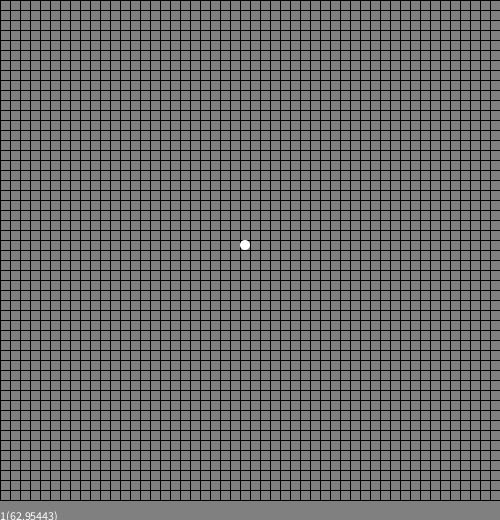
Frame 1 (no input)
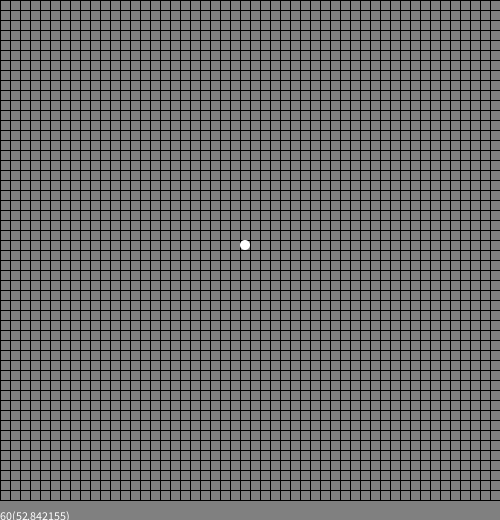
Frame 60 (the mouse pressed at the canvas centre just before this capture)
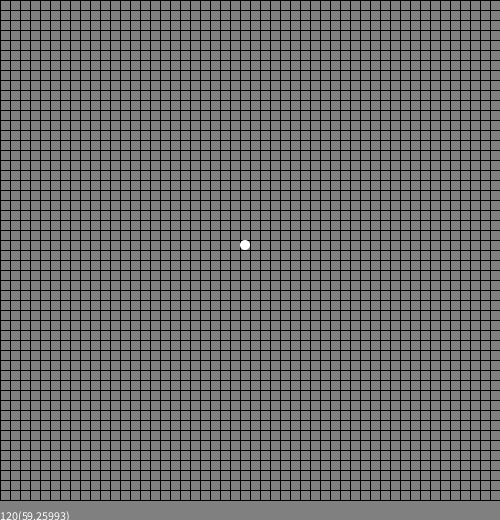
Frame 120 (the mouse held since frame 60 and released just before this capture)

The Processing sketch that drew these frames (run headless with seeded random() and noise(); from frame 60 on, the mouse is pressed at the canvas centre):

// Processing sketch: ABMSimple0
// ── ABMSimple0.pde
/// Simple example of Agent Base Model. Mandatory procedures.
//*//////////////////////////////////////////////////////////

void setup()
{
  size(500,520);
  
  theWorld=new World();
  theWorld.initialise();
  
  println(Model,"Ready!");
}

void draw()
{
  background(128);
  
  visualise(theWorld);
  theWorld.update();
  
  text(str(frameCount)+"("+str(frameRate)+")",0,height);
}

void exit()
{
  println("The end");
  super.exit();
}

/// @date 2026-06-12 (https://github.com/borkowsk/bookProcessingEN/)

// ── ABMSettings.pde
/// Global constants & variables.
//*//////////////////////////////

String Model="ABMTest"; ///< unique model name

int WSide=50;

/// @date 2026-06-12 (https://github.com/borkowsk/bookProcessingEN/)

// ── Agent.pde
/// The agent: its atributes, random initialisation and methods
//*////////////////////////////////////////////////////////////

class Agent // Empty "prototype" of the agent
{
} 

/// @date 2026-06-12 (https://github.com/borkowsk/bookProcessingEN/)

// ── World.pde
/// The world & its dynamics.
//*//////////////////////////

class World
{
  Agent[][]  plane=new Agent[WSide][WSide]; //!< the surface of the world where agents "live".
  
  void initialise() //!< pre-filling the world.
  {
    plane[WSide/2][WSide/2]=new Agent(); //!< Almost as simple as possible
  }
  
  void update() //!< Updating the state of the world, i.e. the simulation step.
  {
    // We will fill this in later.
  }
}

World theWorld=null; ///< A single variable representing the world is initialized during setup.

/// @date 2026-06-12 (https://github.com/borkowsk/bookProcessingEN/)

// ── WorldVis.pde
/// The world visualisation.
//*/////////////////////////

void visualise(World currWorld)
{
  float CSide=width/WSide;
  float HSide=CSide/2.0;
  for(int row=0;row<WSide;row++)
    for(int col=0;col<WSide;col++)
      if(currWorld.plane[row][col]!=null)
      {
        fill(255);noStroke();
        ellipse(col*CSide-HSide,row*CSide-HSide,CSide,CSide);
      }
      else
      {
        noFill();stroke(0);
        rect(col*CSide,row*CSide,CSide,CSide);
      }
}

/// @date 2026-06-12 (https://github.com/borkowsk/bookProcessingEN/)
